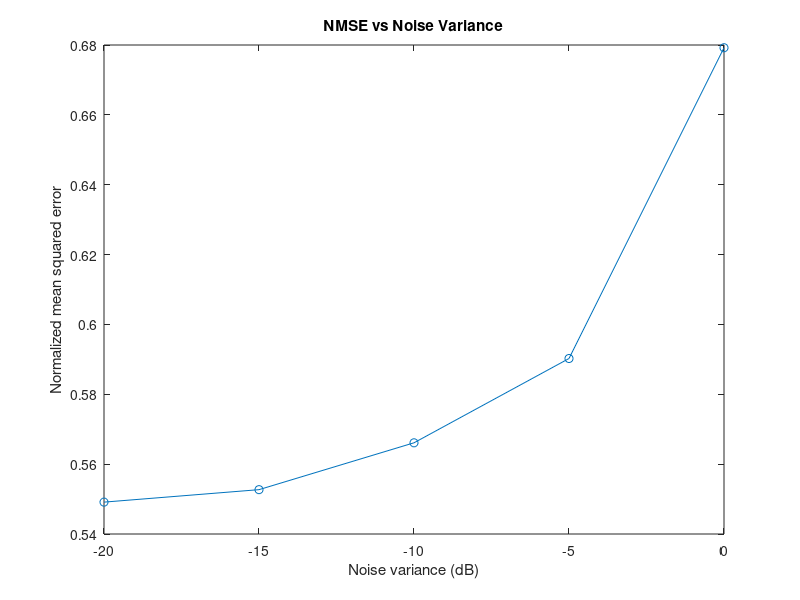

Write the MATLAB code that produced this figure.
% Parameters

N = 20;     
M = 40;     
D0 = 7; 

% Generating Phi
Phi = randn(N,M);

% Generating sparse weight vector
w = zeros(M,1);
w(randperm(M,D0)) = randn(D0,1); % generating values in the weight vector at non-zero indices

% Generate noise entries for different noise variances
var = [-20, -15, -10, -5, 0];
len=length(var);
nmse_values = zeros(1,len);

% Generate noise
for i = 1:len
    sigma = sqrt(10^(var(i)/10));
    eps = sigma*randn(N,1);
    t = Phi*w + eps;
    
    % Run SBL for regression
    lambda = 1e-6; % Regularisation parameter
    A = 100 * ones(M,1); % Initial value of alpha
    w_old = zeros(M,1);
    tolerance = 1e-3;

    while 1
        % Updating posterior mean

        Sigma = (lambda*eye(M) + Phi.'*Phi) \ Phi.' * t; 
        m = Sigma;

        % Compute alpha and check for convergence
        A=(M - sum(A./(diag(Sigma)))) ./ m.^2;
        if(norm(w_old-m) / norm(w_old) <= tolerance)
            break;
        end
        w_old=m;
    end
    
    % Calculate NMSE
    nmse = norm(m-w)^2 / norm(w)^2;
    nmse_values(i) = nmse;

    disp(['Noise variance:' num2str(var(i)) 'dB'])
    disp('MAP estimate of weight vector:')
    disp(m')
    disp(['NMSE: ' num2str(nmse)])
end

% Plot NMSE vs Noise Variance plot
figure;
plot(var, nmse_values, '-o');
xlabel('Noise variance (dB)');
ylabel('Normalized mean squared error');
title('NMSE vs Noise Variance');
